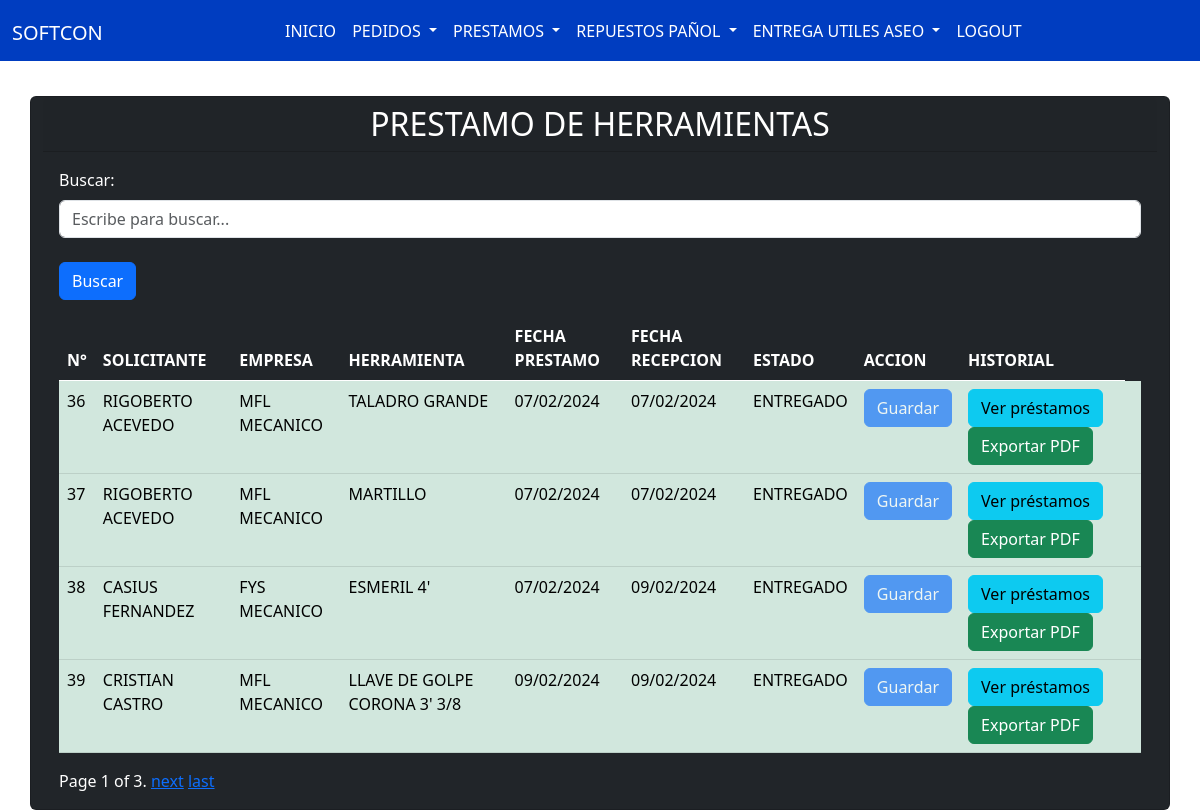
The app's page /lista_prestamo/ with its own data.
### app/models.py (models this page shows)
class Prestamo(models.Model):
    STATUS_CHOICES = [
        ('ENTREGADO', 'Entregado'),
        ('NO_ENTREGADO', 'No Entregado'),
    ]
    nombre_solicitante = models.ForeignKey(Obrero, related_name="prestamo", on_delete=models.CASCADE, verbose_name="Obrero")
    empresa = models.ForeignKey(Empresa, related_name="prestamo", on_delete=models.CASCADE, verbose_name="empresa")
    herramienta = models.ForeignKey(Herramienta, related_name="prestamo", on_delete=models.CASCADE, verbose_name="Herramienta")
    status = models.CharField(max_length=20, choices=STATUS_CHOICES, default='NO_ENTREGADO')
    fecha_creacion = models.DateField(auto_now_add=True)
    fecha_recepcion = models.DateField(null=True, blank=True)

class Obrero(models.Model):
    nombre = models.CharField(max_length=100)
    def __str__(self):
        return self.nombre

class Empresa(models.Model):
    nombre = models.CharField(max_length=100)
    def __str__(self):
        return self.nombre

class Herramienta(models.Model):
    nombre = models.CharField(max_length=100)
    def __str__(self):
        return self.nombre

### app/views.py (the view, shortened to what this page needs)
# urls.py: path('lista_prestamo/', lista_prestamo, name='lista_prestamo'),
def lista_prestamo(request):
    search_term = request.GET.get('buscar', '')
    prestamos_list = Prestamo.objects.all()
    for prestamo in prestamos_list:
        if prestamo.fecha_recepcion:
            prestamo.fecha_recepcion_formatted = prestamo.fecha_recepcion.strftime("%d/%m/%Y %H:%M")
        else:
            prestamo.fecha_recepcion_formatted = None
        if prestamo.fecha_creacion:
            prestamo.fecha_creacion_formatted = prestamo.fecha_creacion.strftime("%d/%m/%Y %H:%M")
        else:
            prestamo.fecha_creacion_formatted = None
    paginator = Paginator(prestamos_list, 4)
    page = request.GET.get('page')
    try:
        prestamos = paginator.page(page)
    except PageNotAnInteger:
        prestamos = paginator.page(1)
    except EmptyPage:
        prestamos = paginator.page(paginator.num_pages)
    return render(request, 'app/lista_prestamo.html', {'prestamos': prestamos, 'search_term': search_term})

### app/templates/app/lista_Prestamo.html (shortened to what this page needs)
{% extends 'app/base.html' %}
{% block content %}
<link rel="stylesheet" href="https://cdnjs.cloudflare.com/ajax/libs/twitter-bootstrap/5.3.0/css/bootstrap.min.css">
<br><br><br><br>
<div class="container">
  <div class="row justify-content-center">
    <div class="card bg-dark text-white">
      <h2 class="card-header text-center">PRESTAMO DE HERRAMIENTAS</h2>
      <div class="card-body">
        <div class="mb-3">
          <form method="GET" action="{% url 'lista_prestamo' %}">
            <label for="buscar" class="form-label">Buscar:</label>
            <input type="text" class="form-control" id="buscar" name="buscar" placeholder="Escribe para buscar..."
              value="{{ search_term }}">
            <br>
            <button type="submit" class="btn btn-primary">Buscar</button>
          </form>
        </div>
        <table class="table table-dark" style="width:100%">
          <thead>
            <tr>
              <th>N°</th>
              <th>SOLICITANTE</th>
              <th>EMPRESA</th>
              <th>HERRAMIENTA</th>
              <th>FECHA PRESTAMO</th>
              <th>FECHA RECEPCION</th>
              <th>ESTADO</th>
              <th>ACCION</th>
              <th>HISTORIAL</th>
            </tr>
          </thead>
          <tbody>
            {% for prestamo in prestamos %}
            <tr
              class="{% cycle 'even' 'odd' %} {% if prestamo.status == 'ENTREGADO' %}table-success custom-success{% else %}table-danger custom-danger{% endif %}">
              <td>{{ prestamo.id }}</td>
              <td>{{ prestamo.nombre_solicitante }}</td>
              <td>{{ prestamo.empresa }}</td>
              <td>{{ prestamo.herramienta }}</td>
              <td>
                {% if prestamo.fecha_creacion %}
                {{ prestamo.fecha_creacion|date:"d/m/Y" }}
                {% else %}
                Sin fecha de creación
                {% endif %}
              </td>
              <td>
                {% if prestamo.fecha_recepcion %}
                {{ prestamo.fecha_recepcion|date:"d/m/Y" }}
                {% else %}
                Sin fecha de recepcion
                {% endif %}
              </td>
              <td>{{ prestamo.status }}</td>
              <td>
                <form method="POST" action="{% url 'editar_prestamo' prestamo.id %}">
                  <button type="submit" {% if prestamo.status == 'ENTREGADO' %}disabled{% endif %}
                    class="btn btn-primary">
                    Guardar
                  </button>
                </form>
              </td>
              <td>
                {% if prestamo.nombre_solicitante %}
                <a href="{% url 'lista_prestamos_obrero' prestamo.nombre_solicitante.id %}" class="btn btn-info">Ver
                  préstamos</a>
                {% else %}
                <span class="btn btn-warning disabled">Ver préstamos</span>
                {% endif %}
                <a href="{% url 'generar_pdf_prestamos' %}?buscar={{ search_term }}" class="btn btn-success">Exportar PDF</a>
              </td>
              <td>
              </td>
            </tr>
            {% endfor %}
          </tbody>
        </table>
        <div class="pagination">
          <span class="step-links">
              <span class="current">
                  Page {{ prestamos.number }} of {{ prestamos.paginator.num_pages }}.
              </span>
              {% if prestamos.has_next %}
                  <a href="?page={{ prestamos.next_page_number }}&buscar={{ search_term }}">next</a>
                  <a href="?page={{ prestamos.paginator.num_pages }}&buscar={{ search_term }}">last</a>
              {% endif %}
          </span>
      </div>
      </div>
    </div>
  </div>
</div>
<link rel="stylesheet" href="https://cdnjs.cloudflare.com/ajax/libs/font-awesome/5.15.1/css/all.min.css">
{% endblock %}

### records on screen
Prestamo: id "36", nombre_solicitante "RIGOBERTO ACEVEDO", empresa "MFL MECANICO", herramienta "TALADRO GRANDE", fecha_creacion "07/02/2024", fecha_recepcion "07/02/2024", status "ENTREGADO", shows "Ver préstamos"
Prestamo: id "37", nombre_solicitante "RIGOBERTO ACEVEDO", empresa "MFL MECANICO", herramienta "MARTILLO", fecha_creacion "07/02/2024", fecha_recepcion "07/02/2024", status "ENTREGADO", shows "Ver préstamos"
Prestamo: id "38", nombre_solicitante "CASIUS FERNANDEZ", empresa "FYS MECANICO", herramienta "ESMERIL 4'", fecha_creacion "07/02/2024", fecha_recepcion "09/02/2024", status "ENTREGADO", shows "Ver préstamos"
Prestamo: id "39", nombre_solicitante "CRISTIAN CASTRO", empresa "MFL MECANICO", herramienta "LLAVE DE GOLPE CORONA 3' 3/8", fecha_creacion "09/02/2024", fecha_recepcion "09/02/2024", status "ENTREGADO", shows "Ver préstamos"

### other values on screen
{{ prestamos.number }} "1"
{{ prestamos.paginator.num_pages }} "3"
